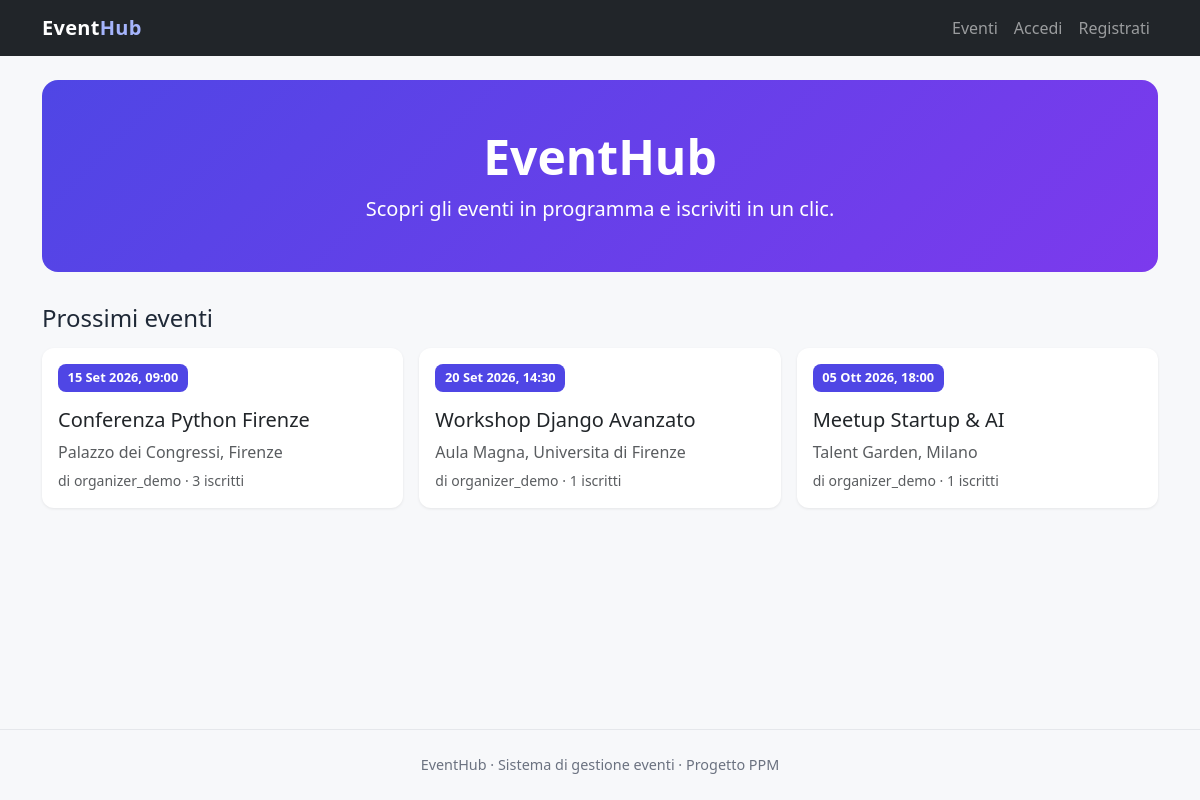
Before: / with the older database file.
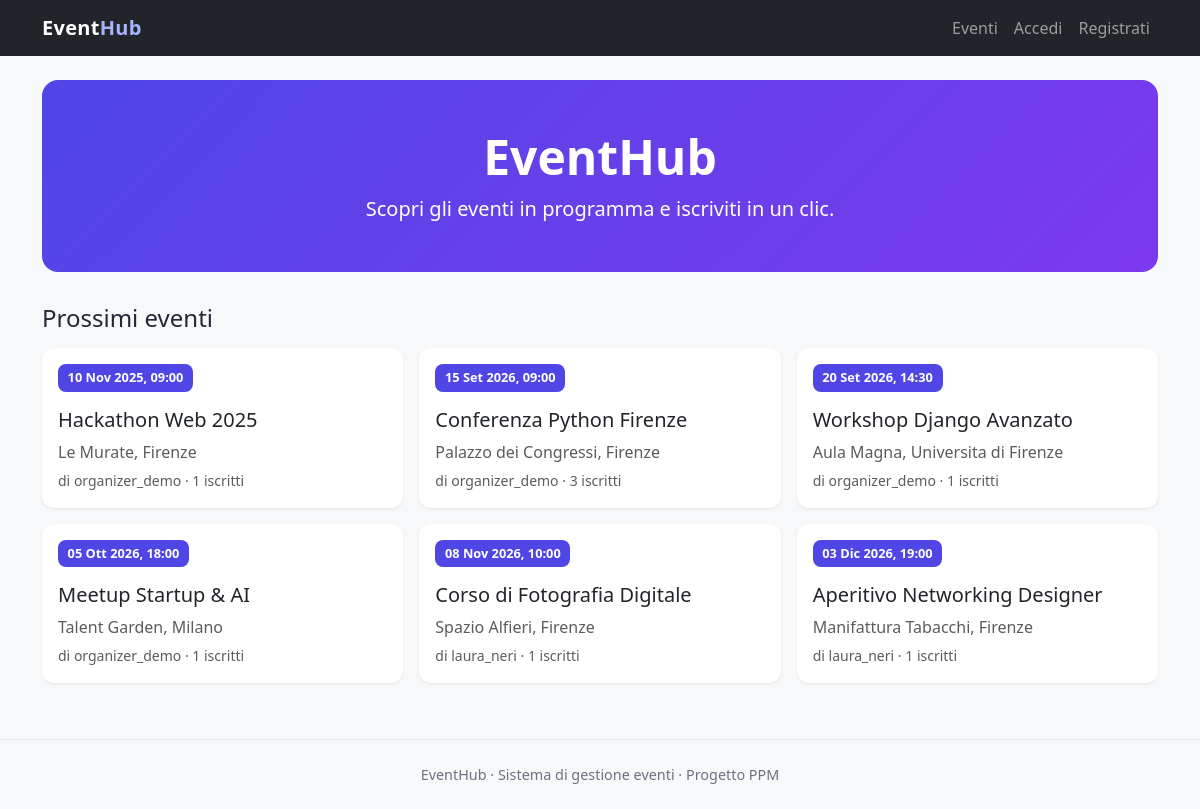
After: the same page with the newer database file.
### events/models.py (models this page shows, shortened)
class Event(models.Model):
    title = models.CharField("titolo", max_length=200)
    description = models.TextField("descrizione")
    date = models.DateTimeField("data e ora")
    location = models.CharField("luogo", max_length=200)
    organizer = models.ForeignKey(
        settings.AUTH_USER_MODEL,
        on_delete=models.CASCADE,
        related_name="events_organized",
        verbose_name="organizzatore",
    )
    class Meta:
        ordering = ["date"]

### accounts/models.py (models this page shows, shortened)
class CustomUser(AbstractUser):
    bio = models.TextField(
        "biografia",
        blank=True,
        help_text="Breve descrizione facoltativa dell'utente.",
    )

### events/views.py (the view)
# urls.py: path("", views.EventListView.as_view(), name="event-list"),
class EventListView(ListView):
    model = Event
    template_name = "events/event_list.html"
    context_object_name = "events"

### templates/events/event_list.html (shortened to what this page needs)
{% extends "base.html" %}
{% block content %}
<div class="hero text-center">
    <h1 class="display-5">EventHub</h1>
    <p class="lead mb-0">Scopri gli eventi in programma e iscriviti in un clic.</p>
</div>
<div class="d-flex justify-content-between align-items-center mb-3">
    <h2 class="h4 mb-0">Prossimi eventi</h2>
</div>
{% if events %}
    <div class="row g-3">
        {% for event in events %}
            <div class="col-md-6 col-lg-4">
                <a href="{% url 'event-detail' event.pk %}" class="text-reset">
                    <div class="card event-card h-100">
                        <div class="card-body">
                            <span class="date-badge">{{ event.date|date:"d M Y, H:i" }}</span>
                            <h5 class="card-title mt-3">{{ event.title }}</h5>
                            <p class="card-text text-muted mb-1">{{ event.location }}</p>
                            <p class="card-text">
                                <small class="text-muted">di {{ event.organizer.username }} &middot; {{ event.registrations.count }} iscritti</small>
                            </p>
                        </div>
                    </div>
                </a>
            </div>
        {% endfor %}
    </div>
{% else %}
    <p class="text-muted">Non c'e ancora nessun evento.</p>
{% endif %}
{% endblock %}

### templates/base.html (shortened to what this page needs)
{% load static %}
<!DOCTYPE html>
<html lang="it">
<head>
    <link href="https://cdn.jsdelivr.net/npm/bootstrap@5.3.3/dist/css/bootstrap.min.css" rel="stylesheet">
    <link href="{% static 'css/style.css' %}" rel="stylesheet">
</head>
<body class="d-flex flex-column min-vh-100">
    <nav class="navbar navbar-expand-lg navbar-dark bg-dark">
        <div class="container">
            <a class="navbar-brand" href="{% url 'event-list' %}">Event<span>Hub</span></a>
            <div class="navbar-nav ms-auto align-items-lg-center">
                <a class="nav-link" href="{% url 'event-list' %}">Eventi</a>
                {% if user.is_authenticated %}
                    {% if user.is_organizer %}
                        <a class="nav-link" href="{% url 'event-create' %}">Crea evento</a>
                        <a class="nav-link" href="{% url 'my-events' %}">I miei eventi</a>
                    {% endif %}
                    <a class="nav-link" href="{% url 'my-registrations' %}">Le mie registrazioni</a>
                    <span class="navbar-text me-3">Ciao, {{ user.username }}</span>
                    <form method="post" action="{% url 'logout' %}" class="d-inline">
                        {% csrf_token %}
                        <button type="submit" class="btn btn-outline-light btn-sm">Logout</button>
                    </form>
                {% else %}
                    <a class="nav-link" href="{% url 'login' %}">Accedi</a>
                    <a class="nav-link" href="{% url 'signup' %}">Registrati</a>
                {% endif %}
            </div>
        </div>
    </nav>
    <main class="container my-4 flex-grow-1">
        {% block content %}{% endblock %}
    </main>
    <footer>
        <div class="container">EventHub &middot; Sistema di gestione eventi &middot; Progetto PPM</div>
    </footer>
</body>
</html>

### static/css/style.css (style rules this page uses)
:root { --accent: #4f46e5; --accent-dark: #4338ca; --bg: #f7f8fa; }
body { background-color: var(--bg); color: #1f2937; }
.navbar-brand { font-weight: 700; letter-spacing: .3px; }
.navbar-brand span { color: #a5b4fc; }
.hero { background: linear-gradient(135deg, var(--accent), #7c3aed); color: #fff; border-radius: 1rem; padding: 3rem 2rem; margin-bottom: 2rem; }
.hero h1 { font-weight: 700; }
.event-card { border: none; border-radius: .75rem; box-shadow: 0 1px 3px rgba(0,0,0,.08); transition: transform .15s ease, box-shadow .15s ease; }
.date-badge { display: inline-block; background: var(--accent); color: #fff; border-radius: .5rem; padding: .25rem .6rem; font-size: .8rem; font-weight: 600; }
footer { color: #6b7280; padding: 1.5rem 0; text-align: center; font-size: .9rem; border-top: 1px solid #e5e7eb; margin-top: 2rem; }
a { text-decoration: none; }

Changed rows visible on the page:
added Event: date "10 Nov 2025, 09:00", title "Hackathon Web 2025", location "Le Murate, Firenze", organizer.username "organizer_demo", registrations.count "1"
added Event: date "08 Nov 2026, 10:00", title "Corso di Fotografia Digitale", location "Spazio Alfieri, Firenze", organizer.username "laura_neri", registrations.count "1"
added Event: date "03 Dic 2026, 19:00", title "Aperitivo Networking Designer", location "Manifattura Tabacchi, Firenze", organizer.username "laura_neri", registrations.count "1"
